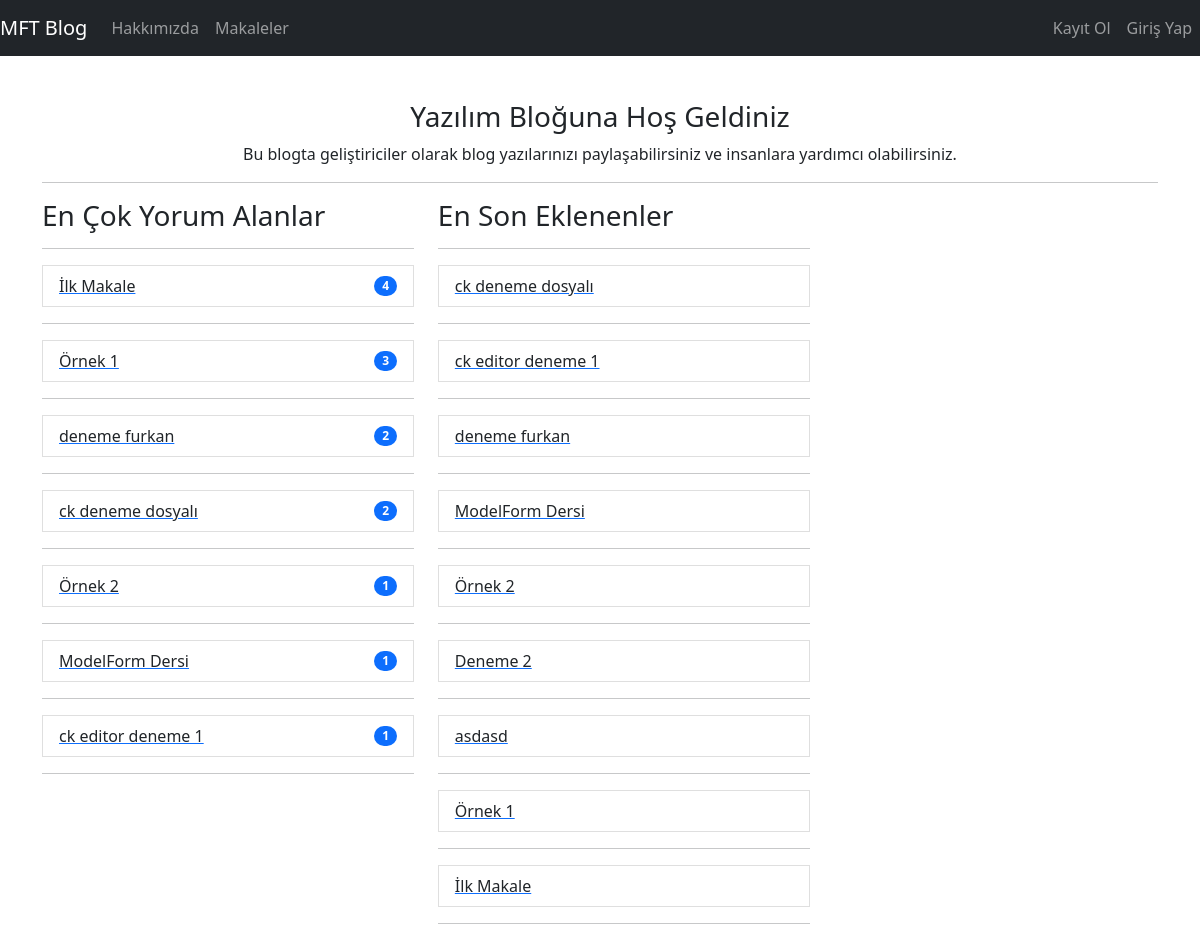
The page / on the database its author committed.
### article/models.py (models this page shows, shortened)
class Article(models.Model):
    author = models.ForeignKey("auth.User",on_delete=models.CASCADE, verbose_name="Yazar")
    title = models.CharField(max_length=50, verbose_name="Başlık")
    content = RichTextField(verbose_name="İçerik")
    created_date = models.DateTimeField(auto_now_add = True, verbose_name="Oluşturulma Tarihi")
    article_image = models.FileField(blank=True,null=True,verbose_name="Makaleye fotoğraf/dosya ekleyin")
    class Meta:
        ordering = ["-created_date"]

### article/views.py (the view)
# urls.py: path('', views.index,name="index"),
def index(request):
    most_commented_articles = Comment.objects.values('article_id').annotate(
        comment_count=Count('id')).order_by('-comment_count')[:10]
    most_commented_article_ids = [
        str(article_id_list['article_id']) for article_id_list in most_commented_articles]
    articles = []
    for i in most_commented_article_ids:
        articles += Article.objects.filter(id=i)
    latest_articles = Article.objects.order_by('-created_date')[:10]
    context = {"articles": articles, "most_commented_articles":
               most_commented_articles, "latest_articles": latest_articles}
    return render(request, "index.html", context)

### templates/index.html (shortened to what this page needs)
{% extends "layout.html" %}
{% block body %}
<div class="jumbotron text-center">
  <h3>Yazılım Bloğuna Hoş Geldiniz</h3>
  <p>
    Bu blogta geliştiriciler olarak blog yazılarınızı paylaşabilirsiniz ve insanlara yardımcı olabilirsiniz.
  </p>
</div>
<hr>
<div class="row">
  <div class="col-md-10 offset-mr-3">
    <div class="row">
      <div class="col-lg-5" id="most_commented">
          <h3>En Çok Yorum Alanlar</h3>
          <hr>
          <ul class="list-group">
            {% if articles %} {% for article_infos in articles %}
            <a href="{% url 'article:detail' article_infos.id %}" >
              <li class="list-group-item d-flex justify-content-between align-items-center">
                {{article_infos.title}}
                <span class="badge bg-primary rounded-pill">
                  {% for article_queryset in most_commented_articles %}
                  {% if article_infos.id == article_queryset.article_id %}
                  {{article_queryset.comment_count}}
                  {% endif %}
                  {% endfor %}
                </span>
              </li>
            </a>
            <hr>
            {% endfor %} {% else %}
            <div class="alert alert-primary">Henüz Yorum Bulunmuyor</div>
            {% endif %}
          </ul>
      </div>
      <div class="col-lg-5" id="latest_article">
        <h3>En Son Eklenenler</h3>
        <hr>
        <ul class="list-group">
          {% if latest_articles %} {% for latest_article in latest_articles %}
          <a href="{% url 'article:detail' latest_article.id %}" >
            <li class="list-group-item d-flex justify-content-between align-items-center">
              {{latest_article.title}}
            </li>
          </a>
          <hr>
          {% endfor %} {% else %}
          <div class="alert alert-primary">Henüz Yorum Bulunmuyor</div>
          {% endif %}
        </ul>
    </div>
  </div>
  </div>
</div>
{% endblock body %}

### rows shown on the page
Article: title "İlk Makale", comment_count "4"
Article: title "Örnek 1", comment_count "3"
Article: title "deneme furkan", comment_count "2"
Article: title "ck deneme dosyalı", comment_count "2"
Article: title "Örnek 2", comment_count "1"
Article: title "ModelForm Dersi", comment_count "1"
Article: title "ck editor deneme 1", comment_count "1"
Article: title "Deneme 2"
Article: title "asdasd"
